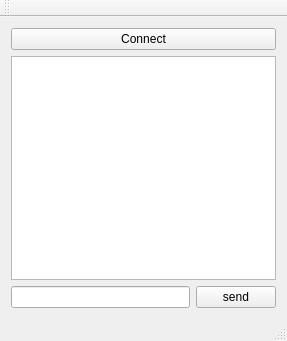
<?xml version="1.0" encoding="UTF-8"?>
<ui version="4.0">
 <class>MainWindow</class>
 <widget class="QMainWindow" name="MainWindow">
  <property name="geometry">
   <rect>
    <x>0</x>
    <y>0</y>
    <width>287</width>
    <height>341</height>
   </rect>
  </property>
  <property name="windowTitle">
   <string>MainWindow</string>
  </property>
  <widget class="QWidget" name="centralWidget">
   <layout class="QGridLayout" name="gridLayout">
    <item row="0" column="0" colspan="2">
     <widget class="QPushButton" name="pushButton">
      <property name="text">
       <string>Connect</string>
      </property>
     </widget>
    </item>
    <item row="1" column="0" colspan="2">
     <widget class="QTextBrowser" name="textBrowser"/>
    </item>
    <item row="2" column="0">
     <widget class="QLineEdit" name="lineEdit"/>
    </item>
    <item row="2" column="1">
     <widget class="QPushButton" name="pushButton_2">
      <property name="text">
       <string>send</string>
      </property>
     </widget>
    </item>
   </layout>
  </widget>
  <widget class="QMenuBar" name="menuBar">
   <property name="geometry">
    <rect>
     <x>0</x>
     <y>0</y>
     <width>287</width>
     <height>21</height>
    </rect>
   </property>
  </widget>
  <widget class="QToolBar" name="mainToolBar">
   <attribute name="toolBarArea">
    <enum>TopToolBarArea</enum>
   </attribute>
   <attribute name="toolBarBreak">
    <bool>false</bool>
   </attribute>
  </widget>
  <widget class="QStatusBar" name="statusBar"/>
 </widget>
 <layoutdefault spacing="6" margin="11"/>
 <resources/>
 <connections/>
</ui>
